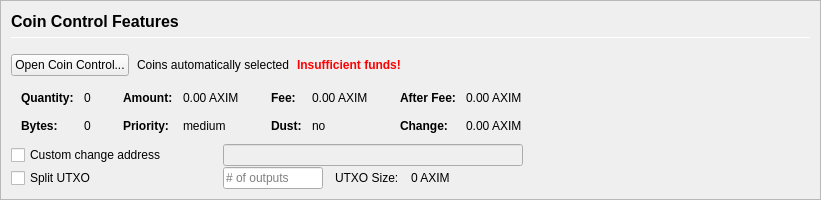
         <widget class="QFrame" name="frameCoinControl">
          <property name="sizePolicy">
           <sizepolicy hsizetype="Expanding" vsizetype="Expanding">
            <horstretch>0</horstretch>
            <verstretch>0</verstretch>
           </sizepolicy>
          </property>
          <property name="maximumSize">
           <size>
            <width>16777215</width>
            <height>16777215</height>
           </size>
          </property>
          <property name="frameShape">
           <enum>QFrame::StyledPanel</enum>
          </property>
          <property name="frameShadow">
           <enum>QFrame::Sunken</enum>
          </property>
          <layout class="QVBoxLayout" name="verticalLayoutCoinControl2">
           <property name="spacing">
            <number>0</number>
           </property>
           <property name="leftMargin">
            <number>0</number>
           </property>
           <property name="topMargin">
            <number>0</number>
           </property>
           <property name="rightMargin">
            <number>0</number>
           </property>
           <property name="bottomMargin">
            <number>0</number>
           </property>
           <item>
            <widget class="QFrame" name="frameCoinControl_BG">
             <layout class="QVBoxLayout" name="verticalLayoutCoinControl" stretch="0,0,0,0,0,0">
              <property name="spacing">
               <number>1</number>
              </property>
              <property name="leftMargin">
               <number>10</number>
              </property>
              <property name="topMargin">
               <number>10</number>
              </property>
              <item>
               <layout class="QHBoxLayout" name="horizontalLayoutCoinControl1">
                <property name="bottomMargin">
                 <number>15</number>
                </property>
                <item>
                 <layout class="QVBoxLayout" name="verticalLayout_3">
                  <property name="spacing">
                   <number>6</number>
                  </property>
                  <item>
                   <widget class="QLabel" name="labelCoinControlFeatures">
                    <property name="sizePolicy">
                     <sizepolicy hsizetype="Preferred" vsizetype="Maximum">
                      <horstretch>0</horstretch>
                      <verstretch>0</verstretch>
                     </sizepolicy>
                    </property>
                    <property name="minimumSize">
                     <size>
                      <width>0</width>
                      <height>20</height>
                     </size>
                    </property>
                    <property name="font">
                     <font>
                      <pointsize>12</pointsize>
                      <weight>75</weight>
                      <bold>true</bold>
                     </font>
                    </property>
                    <property name="styleSheet">
                     <string notr="true">font-weight:bold;</string>
                    </property>
                    <property name="text">
                     <string>Coin Control Features</string>
                    </property>
                   </widget>
                  </item>
                  <item>
                   <widget class="Line" name="line">
                    <property name="minimumSize">
                     <size>
                      <width>0</width>
                      <height>1</height>
                     </size>
                    </property>
                    <property name="maximumSize">
                     <size>
                      <width>16777215</width>
                      <height>1</height>
                     </size>
                    </property>
                    <property name="orientation">
                     <enum>Qt::Horizontal</enum>
                    </property>
                   </widget>
                  </item>
                 </layout>
                </item>
               </layout>
              </item>
              <item>
               <layout class="QHBoxLayout" name="horizontalLayoutCoinControl2" stretch="0,0,0,0">
                <property name="spacing">
                 <number>8</number>
                </property>
                <property name="bottomMargin">
                 <number>10</number>
                </property>
                <item>
                 <widget class="QPushButton" name="pushButtonCoinControl">
                  <property name="styleSheet">
                   <string notr="true"/>
                  </property>
                  <property name="text">
                   <string>Open Coin Control...</string>
                  </property>
                  <property name="autoDefault">
                   <bool>false</bool>
                  </property>
                 </widget>
                </item>
                <item>
                 <widget class="QLabel" name="labelCoinControlAutomaticallySelected">
                  <property name="text">
                   <string>Coins automatically selected</string>
                  </property>
                  <property name="margin">
                   <number>5</number>
                  </property>
                 </widget>
                </item>
                <item>
                 <widget class="QLabel" name="labelCoinControlInsuffFunds">
                  <property name="font">
                   <font>
                    <weight>75</weight>
                    <bold>true</bold>
                   </font>
                  </property>
                  <property name="styleSheet">
                   <string notr="true">color:red;font-weight:bold;</string>
                  </property>
                  <property name="text">
                   <string>Insufficient funds!</string>
                  </property>
                  <property name="margin">
                   <number>5</number>
                  </property>
                 </widget>
                </item>
                <item>
                 <spacer name="horizontalSpacerCoinControl">
                  <property name="orientation">
                   <enum>Qt::Horizontal</enum>
                  </property>
                  <property name="sizeHint" stdset="0">
                   <size>
                    <width>40</width>
                    <height>1</height>
                   </size>
                  </property>
                 </spacer>
                </item>
               </layout>
              </item>
              <item>
               <widget class="QWidget" name="widgetCoinControl" native="true">
                <property name="sizePolicy">
                 <sizepolicy hsizetype="Preferred" vsizetype="Preferred">
                  <horstretch>0</horstretch>
                  <verstretch>0</verstretch>
                 </sizepolicy>
                </property>
                <property name="minimumSize">
                 <size>
                  <width>0</width>
                  <height>0</height>
                 </size>
                </property>
                <property name="styleSheet">
                 <string notr="true"/>
                </property>
                <layout class="QHBoxLayout" name="horizontalLayoutCoinControl5">
                 <property name="leftMargin">
                  <number>0</number>
                 </property>
                 <property name="topMargin">
                  <number>0</number>
                 </property>
                 <property name="rightMargin">
                  <number>0</number>
                 </property>
                 <property name="bottomMargin">
                  <number>0</number>
                 </property>
                 <item>
                  <layout class="QHBoxLayout" name="horizontalLayoutCoinControl3" stretch="0,0,0,1">
                   <property name="spacing">
                    <number>20</number>
                   </property>
                   <property name="topMargin">
                    <number>0</number>
                   </property>
                   <property name="bottomMargin">
                    <number>10</number>
                   </property>
                   <item>
                    <layout class="QFormLayout" name="formLayoutCoinControl1">
                     <property name="horizontalSpacing">
                      <number>10</number>
                     </property>
                     <property name="verticalSpacing">
                      <number>14</number>
                     </property>
                     <property name="leftMargin">
                      <number>10</number>
                     </property>
                     <property name="topMargin">
                      <number>4</number>
                     </property>
                     <property name="rightMargin">
                      <number>6</number>
                     </property>
                     <item row="0" column="0">
                      <widget class="QLabel" name="labelCoinControlQuantityText">
                       <property name="font">
                        <font>
                         <weight>75</weight>
                         <bold>true</bold>
                        </font>
                       </property>
                       <property name="text">
                        <string>Quantity:</string>
                       </property>
                       <property name="margin">
                        <number>0</number>
                       </property>
                      </widget>
                     </item>
                     <item row="0" column="1">
                      <widget class="QLabel" name="labelCoinControlQuantity">
                       <property name="cursor">
                        <cursorShape>IBeamCursor</cursorShape>
                       </property>
                       <property name="contextMenuPolicy">
                        <enum>Qt::ActionsContextMenu</enum>
                       </property>
                       <property name="text">
                        <string notr="true">0</string>
                       </property>
                       <property name="margin">
                        <number>0</number>
                       </property>
                       <property name="textInteractionFlags">
                        <set>Qt::LinksAccessibleByMouse|Qt::TextSelectableByKeyboard|Qt::TextSelectableByMouse</set>
                       </property>
                      </widget>
                     </item>
                     <item row="1" column="0">
                      <widget class="QLabel" name="labelCoinControlBytesText">
                       <property name="font">
                        <font>
                         <weight>75</weight>
                         <bold>true</bold>
                        </font>
                       </property>
                       <property name="text">
                        <string>Bytes:</string>
                       </property>
                      </widget>
                     </item>
                     <item row="1" column="1">
                      <widget class="QLabel" name="labelCoinControlBytes">
                       <property name="cursor">
                        <cursorShape>IBeamCursor</cursorShape>
                       </property>
                       <property name="contextMenuPolicy">
                        <enum>Qt::ActionsContextMenu</enum>
                       </property>
                       <property name="text">
                        <string notr="true">0</string>
                       </property>
                       <property name="textInteractionFlags">
                        <set>Qt::LinksAccessibleByMouse|Qt::TextSelectableByKeyboard|Qt::TextSelectableByMouse</set>
                       </property>
                      </widget>
                     </item>
                    </layout>
                   </item>
                   <item>
                    <layout class="QFormLayout" name="formLayoutCoinControl2">
                     <property name="horizontalSpacing">
                      <number>10</number>
                     </property>
                     <property name="verticalSpacing">
                      <number>14</number>
                     </property>
                     <property name="leftMargin">
                      <number>6</number>
                     </property>
                     <property name="topMargin">
                      <number>4</number>
                     </property>
                     <property name="rightMargin">
                      <number>6</number>
                     </property>
                     <item row="0" column="0">
                      <widget class="QLabel" name="labelCoinControlAmountText">
                       <property name="font">
                        <font>
                         <weight>75</weight>
                         <bold>true</bold>
                        </font>
                       </property>
                       <property name="text">
                        <string>Amount:</string>
                       </property>
                       <property name="margin">
                        <number>0</number>
                       </property>
                      </widget>
                     </item>
                     <item row="0" column="1">
                      <widget class="QLabel" name="labelCoinControlAmount">
                       <property name="cursor">
                        <cursorShape>IBeamCursor</cursorShape>
                       </property>
                       <property name="contextMenuPolicy">
                        <enum>Qt::ActionsContextMenu</enum>
                       </property>
                       <property name="text">
                        <string notr="true">0.00 AXIM</string>
                       </property>
                       <property name="textInteractionFlags">
                        <set>Qt::LinksAccessibleByMouse|Qt::TextSelectableByKeyboard|Qt::TextSelectableByMouse</set>
                       </property>
                      </widget>
                     </item>
                     <item row="1" column="0">
                      <widget class="QLabel" name="labelCoinControlPriorityText">
                       <property name="font">
                        <font>
                         <weight>75</weight>
                         <bold>true</bold>
                        </font>
                       </property>
                       <property name="text">
                        <string>Priority:</string>
                       </property>
                      </widget>
                     </item>
                     <item row="1" column="1">
                      <widget class="QLabel" name="labelCoinControlPriority">
                       <property name="cursor">
                        <cursorShape>IBeamCursor</cursorShape>
                       </property>
                       <property name="contextMenuPolicy">
                        <enum>Qt::ActionsContextMenu</enum>
                       </property>
                       <property name="text">
                        <string>medium</string>
                       </property>
                       <property name="textInteractionFlags">
                        <set>Qt::LinksAccessibleByMouse|Qt::TextSelectableByKeyboard|Qt::TextSelectableByMouse</set>
                       </property>
                      </widget>
                     </item>
                    </layout>
                   </item>
                   <item>
                    <layout class="QFormLayout" name="formLayoutCoinControl3">
                     <property name="horizontalSpacing">
                      <number>10</number>
                     </property>
                     <property name="verticalSpacing">
                      <number>14</number>
                     </property>
                     <property name="leftMargin">
                      <number>6</number>
                     </property>
                     <property name="topMargin">
                      <number>4</number>
                     </property>
                     <property name="rightMargin">
                      <number>6</number>
                     </property>
                     <item row="0" column="0">
                      <widget class="QLabel" name="labelCoinControlFeeText">
                       <property name="font">
                        <font>
                         <weight>75</weight>
                         <bold>true</bold>
                        </font>
                       </property>
                       <property name="text">
                        <string>Fee:</string>
                       </property>
                       <property name="margin">
                        <number>0</number>
                       </property>
                      </widget>
                     </item>
                     <item row="0" column="1">
                      <widget class="QLabel" name="labelCoinControlFee">
                       <property name="cursor">
                        <cursorShape>IBeamCursor</cursorShape>
                       </property>
                       <property name="contextMenuPolicy">
                        <enum>Qt::ActionsContextMenu</enum>
                       </property>
                       <property name="text">
                        <string notr="true">0.00 AXIM</string>
                       </property>
                       <property name="textInteractionFlags">
                        <set>Qt::LinksAccessibleByMouse|Qt::TextSelectableByKeyboard|Qt::TextSelectableByMouse</set>
                       </property>
                      </widget>
                     </item>
                     <item row="1" column="0">
                      <widget class="QLabel" name="labelCoinControlLowOutputText">
                       <property name="font">
                        <font>
                         <weight>75</weight>
                         <bold>true</bold>
                        </font>
                       </property>
                       <property name="text">
                        <string>Dust:</string>
                       </property>
                      </widget>
                     </item>
                     <item row="1" column="1">
                      <widget class="QLabel" name="labelCoinControlLowOutput">
                       <property name="cursor">
                        <cursorShape>IBeamCursor</cursorShape>
                       </property>
                       <property name="contextMenuPolicy">
                        <enum>Qt::ActionsContextMenu</enum>
                       </property>
                       <property name="text">
                        <string>no</string>
                       </property>
                       <property name="textInteractionFlags">
                        <set>Qt::LinksAccessibleByMouse|Qt::TextSelectableByKeyboard|Qt::TextSelectableByMouse</set>
                       </property>
                      </widget>
                     </item>
                    </layout>
                   </item>
                   <item>
                    <layout class="QFormLayout" name="formLayoutCoinControl4">
                     <property name="horizontalSpacing">
                      <number>10</number>
                     </property>
                     <property name="verticalSpacing">
                      <number>14</number>
                     </property>
                     <property name="leftMargin">
                      <number>6</number>
                     </property>
                     <property name="topMargin">
                      <number>4</number>
                     </property>
                     <property name="rightMargin">
                      <number>6</number>
                     </property>
                     <item row="0" column="0">
                      <widget class="QLabel" name="labelCoinControlAfterFeeText">
                       <property name="font">
                        <font>
                         <weight>75</weight>
                         <bold>true</bold>
                        </font>
                       </property>
                       <property name="text">
                        <string>After Fee:</string>
                       </property>
                       <property name="margin">
                        <number>0</number>
                       </property>
                      </widget>
                     </item>
                     <item row="0" column="1">
                      <widget class="QLabel" name="labelCoinControlAfterFee">
                       <property name="cursor">
                        <cursorShape>IBeamCursor</cursorShape>
                       </property>
                       <property name="contextMenuPolicy">
                        <enum>Qt::ActionsContextMenu</enum>
                       </property>
                       <property name="text">
                        <string notr="true">0.00 AXIM</string>
                       </property>
                       <property name="textInteractionFlags">
                        <set>Qt::LinksAccessibleByMouse|Qt::TextSelectableByKeyboard|Qt::TextSelectableByMouse</set>
                       </property>
                      </widget>
                     </item>
                     <item row="1" column="0">
                      <widget class="QLabel" name="labelCoinControlChangeText">
                       <property name="font">
                        <font>
                         <weight>75</weight>
                         <bold>true</bold>
                        </font>
                       </property>
                       <property name="text">
                        <string>Change:</string>
                       </property>
                      </widget>
                     </item>
                     <item row="1" column="1">
                      <widget class="QLabel" name="labelCoinControlChange">
                       <property name="cursor">
                        <cursorShape>IBeamCursor</cursorShape>
                       </property>
                       <property name="contextMenuPolicy">
                        <enum>Qt::ActionsContextMenu</enum>
                       </property>
                       <property name="text">
                        <string notr="true">0.00 AXIM</string>
                       </property>
                       <property name="textInteractionFlags">
                        <set>Qt::LinksAccessibleByMouse|Qt::TextSelectableByKeyboard|Qt::TextSelectableByMouse</set>
                       </property>
                      </widget>
                     </item>
                    </layout>
                   </item>
                  </layout>
                 </item>
                </layout>
               </widget>
              </item>
              <item>
               <layout class="QHBoxLayout" name="horizontalLayoutCoinControl4">
                <property name="spacing">
                 <number>12</number>
                </property>
                <property name="sizeConstraint">
                 <enum>QLayout::SetDefaultConstraint</enum>
                </property>
                <property name="topMargin">
                 <number>0</number>
                </property>
                <property name="rightMargin">
                 <number>0</number>
                </property>
                <item>
                 <widget class="QCheckBox" name="checkBoxCoinControlChange">
                  <property name="sizePolicy">
                   <sizepolicy hsizetype="Preferred" vsizetype="Preferred">
                    <horstretch>0</horstretch>
                    <verstretch>0</verstretch>
                   </sizepolicy>
                  </property>
                  <property name="minimumSize">
                   <size>
                    <width>200</width>
                    <height>0</height>
                   </size>
                  </property>
                  <property name="maximumSize">
                   <size>
                    <width>200</width>
                    <height>16777215</height>
                   </size>
                  </property>
                  <property name="toolTip">
                   <string>If this is activated, but the change address is empty or invalid, change will be sent to a newly generated address.</string>
                  </property>
                  <property name="text">
                   <string>Custom change address</string>
                  </property>
                 </widget>
                </item>
                <item>
                 <widget class="QValidatedLineEdit" name="lineEditCoinControlChange">
                  <property name="enabled">
                   <bool>false</bool>
                  </property>
                  <property name="sizePolicy">
                   <sizepolicy hsizetype="Preferred" vsizetype="Preferred">
                    <horstretch>0</horstretch>
                    <verstretch>0</verstretch>
                   </sizepolicy>
                  </property>
                  <property name="minimumSize">
                   <size>
                    <width>300</width>
                    <height>0</height>
                   </size>
                  </property>
                 </widget>
                </item>
                <item>
                 <widget class="QLabel" name="labelCoinControlChangeLabel">
                  <property name="sizePolicy">
                   <sizepolicy hsizetype="Preferred" vsizetype="Preferred">
                    <horstretch>0</horstretch>
                    <verstretch>0</verstretch>
                   </sizepolicy>
                  </property>
                  <property name="minimumSize">
                   <size>
                    <width>100</width>
                    <height>0</height>
                   </size>
                  </property>
                  <property name="text">
                   <string/>
                  </property>
                  <property name="margin">
                   <number>3</number>
                  </property>
                 </widget>
                </item>
               </layout>
              </item>
              <item>
               <layout class="QHBoxLayout" name="horizontalLayoutCoinControl6">
                <property name="spacing">
                 <number>12</number>
                </property>
                <property name="rightMargin">
                 <number>0</number>
                </property>
                <item>
                 <widget class="QCheckBox" name="splitBlockCheckBox">
                  <property name="sizePolicy">
                   <sizepolicy hsizetype="Preferred" vsizetype="Preferred">
                    <horstretch>0</horstretch>
                    <verstretch>0</verstretch>
                   </sizepolicy>
                  </property>
                  <property name="minimumSize">
                   <size>
                    <width>200</width>
                    <height>0</height>
                   </size>
                  </property>
                  <property name="maximumSize">
                   <size>
                    <width>200</width>
                    <height>16777215</height>
                   </size>
                  </property>
                  <property name="text">
                   <string>Split UTXO</string>
                  </property>
                 </widget>
                </item>
                <item>
                 <widget class="QLineEdit" name="splitBlockLineEdit">
                  <property name="sizePolicy">
                   <sizepolicy hsizetype="Preferred" vsizetype="Preferred">
                    <horstretch>50</horstretch>
                    <verstretch>0</verstretch>
                   </sizepolicy>
                  </property>
                  <property name="minimumSize">
                   <size>
                    <width>100</width>
                    <height>0</height>
                   </size>
                  </property>
                  <property name="maximumSize">
                   <size>
                    <width>100</width>
                    <height>16777215</height>
                   </size>
                  </property>
                  <property name="placeholderText">
                   <string># of outputs</string>
                  </property>
                 </widget>
                </item>
                <item>
                 <widget class="QLabel" name="labelBlockSizeText">
                  <property name="text">
                   <string>UTXO Size:</string>
                  </property>
                 </widget>
                </item>
                <item>
                 <widget class="QLabel" name="labelBlockSize">
                  <property name="text">
                   <string>0 AXIM</string>
                  </property>
                 </widget>
                </item>
                <item>
                 <spacer name="horizontalSpacer_7">
                  <property name="orientation">
                   <enum>Qt::Horizontal</enum>
                  </property>
                  <property name="sizeHint" stdset="0">
                   <size>
                    <width>40</width>
                    <height>20</height>
                   </size>
                  </property>
                 </spacer>
                </item>
               </layout>
              </item>
              <item>
               <spacer name="verticalSpacerCoinControl">
                <property name="orientation">
                 <enum>Qt::Vertical</enum>
                </property>
                <property name="sizeHint" stdset="0">
                 <size>
                  <width>800</width>
                  <height>1</height>
                 </size>
                </property>
               </spacer>
              </item>
             </layout>
            </widget>
           </item>
          </layout>
         </widget>
